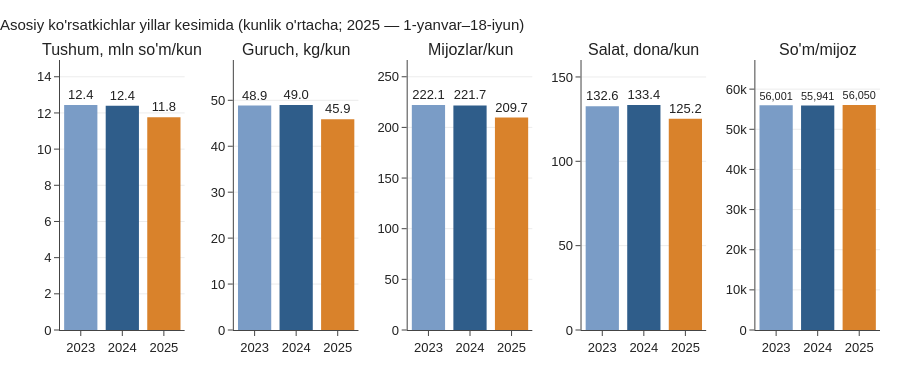

Source (notebook cell):
### Code cell
# Har bir ko'rsatkich alohida panelda, yillar bo'yicha
items = [("Kunlik o'rtacha tushum, mln so'm", "Tushum, mln so'm/kun"),
         ("Kunlik o'rtacha guruch, kg", "Guruch, kg/kun"),
         ("Kunlik o'rtacha mijoz", "Mijozlar/kun"),
         ("Kunlik o'rtacha salat", "Salat, dona/kun"),
         ("Bir mijozga tushum, so'm", "So'm/mijoz")]
years = [2023, 2024, 2025]
fig = make_subplots(rows=1, cols=5, subplot_titles=[t for _, t in items], horizontal_spacing=0.06)
for i, (row, _) in enumerate(items, start=1):
    vals = kpi.loc[row, years]
    fig.add_bar(x=[str(y) for y in years], y=vals.values, marker_color=[style.YEAR_COLORS[y] for y in years],
                text=[f"{v:,.1f}" if v < 1000 else f"{v:,.0f}" for v in vals.values], textposition="outside",
                showlegend=False, row=1, col=i)
    fig.update_yaxes(range=[0, vals.max() * 1.2], row=1, col=i)
fig.update_layout(title="Asosiy ko'rsatkichlar yillar kesimida (kunlik o'rtacha; 2025 — 1-yanvar–18-iyun)",
                  height=380)
style.save(fig, "01_kpi_by_year")

### Figure 1 — Plotly figure (JSON) as saved in the notebook; plotly's stock layout.template omitted (floating-point values rounded to 4 significant figures)
{"data": [{"marker": {"color": ["#7a9cc6", "#2f5d8a", "#d9822b"]}, "showlegend": false, "text": ["12.4", "12.4", "11.8"], "textposition": "outside", "type": "bar", "x": ["2023", "2024", "2025"], "xaxis": "x", "y": [12.44, 12.4, 11.76], "yaxis": "y"}, {"marker": {"color": ["#7a9cc6", "#2f5d8a", "#d9822b"]}, "showlegend": false, "text": ["48.9", "49.0", "45.9"], "textposition": "outside", "type": "bar", "x": ["2023", "2024", "2025"], "xaxis": "x2", "y": [48.86, 48.98, 45.88], "yaxis": "y2"}, {"marker": {"color": ["#7a9cc6", "#2f5d8a", "#d9822b"]}, "showlegend": false, "text": ["222.1", "221.7", "209.7"], "textposition": "outside", "type": "bar", "x": ["2023", "2024", "2025"], "xaxis": "x3", "y": [222.1, 221.7, 209.7], "yaxis": "y3"}, {"marker": {"color": ["#7a9cc6", "#2f5d8a", "#d9822b"]}, "showlegend": false, "text": ["132.6", "133.4", "125.2"], "textposition": "outside", "type": "bar", "x": ["2023", "2024", "2025"], "xaxis": "x4", "y": [132.6, 133.4, 125.2], "yaxis": "y4"}, {"marker": {"color": ["#7a9cc6", "#2f5d8a", "#d9822b"]}, "showlegend": false, "text": ["56,001", "55,941", "56,050"], "textposition": "outside", "type": "bar", "x": ["2023", "2024", "2025"], "xaxis": "x5", "y": [56000.0, 55940.0, 56050.0], "yaxis": "y5"}], "layout": {"annotations": [{"font": {"size": 16}, "showarrow": false, "text": "Tushum, mln so'm/kun", "x": 0.076, "xanchor": "center", "xref": "paper", "y": 1, "yanchor": "bottom", "yref": "paper"}, {"font": {"size": 16}, "showarrow": false, "text": "Guruch, kg/kun", "x": 0.288, "xanchor": "center", "xref": "paper", "y": 1, "yanchor": "bottom", "yref": "paper"}, {"font": {"size": 16}, "showarrow": false, "text": "Mijozlar/kun", "x": 0.5, "xanchor": "center", "xref": "paper", "y": 1, "yanchor": "bottom", "yref": "paper"}, {"font": {"size": 16}, "showarrow": false, "text": "Salat, dona/kun", "x": 0.712, "xanchor": "center", "xref": "paper", "y": 1, "yanchor": "bottom", "yref": "paper"}, {"font": {"size": 16}, "showarrow": false, "text": "So'm/mijoz", "x": 0.924, "xanchor": "center", "xref": "paper", "y": 1, "yanchor": "bottom", "yref": "paper"}], "height": 380, "title": {"text": "Asosiy ko'rsatkichlar yillar kesimida (kunlik o'rtacha; 2025 — 1-yanvar–18-iyun)"}, "xaxis": {"anchor": "y", "domain": [0, 0.152]}, "xaxis2": {"anchor": "y2", "domain": [0.212, 0.364]}, "xaxis3": {"anchor": "y3", "domain": [0.424, 0.576]}, "xaxis4": {"anchor": "y4", "domain": [0.636, 0.788]}, "xaxis5": {"anchor": "y5", "domain": [0.848, 1]}, "yaxis": {"anchor": "x", "domain": [0, 1], "range": [0, 14.93]}, "yaxis2": {"anchor": "x2", "domain": [0, 1], "range": [0, 58.77]}, "yaxis3": {"anchor": "x3", "domain": [0, 1], "range": [0, 266.5]}, "yaxis4": {"anchor": "x4", "domain": [0, 1], "range": [0, 160.1]}, "yaxis5": {"anchor": "x5", "domain": [0, 1], "range": [0, 67260.0]}}}
